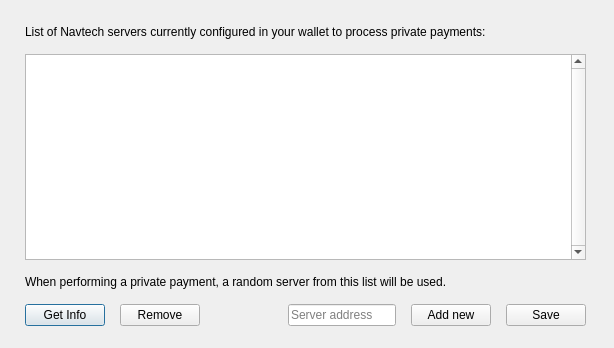
<?xml version="1.0" encoding="UTF-8"?>
<ui version="4.0">
 <class>softnodesetup</class>
 <widget class="QDialog" name="softnodesetup">
  <property name="geometry">
   <rect>
    <x>0</x>
    <y>0</y>
    <width>614</width>
    <height>348</height>
   </rect>
  </property>
  <property name="windowTitle">
   <string>Dialog</string>
  </property>
  <widget class="QWidget" name="verticalLayoutWidget">
   <property name="geometry">
    <rect>
     <x>10</x>
     <y>10</y>
     <width>591</width>
     <height>331</height>
    </rect>
   </property>
   <layout class="QVBoxLayout" name="verticalLayout">
    <property name="spacing">
     <number>15</number>
    </property>
    <property name="leftMargin">
     <number>15</number>
    </property>
    <property name="topMargin">
     <number>15</number>
    </property>
    <property name="rightMargin">
     <number>15</number>
    </property>
    <property name="bottomMargin">
     <number>15</number>
    </property>
    <item>
     <widget class="QLabel" name="topLabel">
      <property name="sizePolicy">
       <sizepolicy hsizetype="Preferred" vsizetype="Preferred">
        <horstretch>0</horstretch>
        <verstretch>0</verstretch>
       </sizepolicy>
      </property>
      <property name="minimumSize">
       <size>
        <width>0</width>
        <height>0</height>
       </size>
      </property>
      <property name="maximumSize">
       <size>
        <width>16777215</width>
        <height>16777215</height>
       </size>
      </property>
      <property name="text">
       <string>List of Navtech servers currently configured in your wallet to process private payments:</string>
      </property>
      <property name="wordWrap">
       <bool>true</bool>
      </property>
     </widget>
    </item>
    <item>
     <widget class="QListWidget" name="serversListWidget">
      <property name="verticalScrollBarPolicy">
       <enum>Qt::ScrollBarAlwaysOn</enum>
      </property>
      <property name="horizontalScrollBarPolicy">
       <enum>Qt::ScrollBarAlwaysOff</enum>
      </property>
      <property name="verticalScrollMode">
       <enum>QAbstractItemView::ScrollPerItem</enum>
      </property>
     </widget>
    </item>
    <item>
     <widget class="QLabel" name="label">
      <property name="text">
       <string>When performing a private payment, a random server from this list will be used.</string>
      </property>
     </widget>
    </item>
    <item>
     <layout class="QHBoxLayout" name="horizontalLayout">
      <item>
       <widget class="QPushButton" name="getInfoButton">
        <property name="text">
         <string>Get Info</string>
        </property>
       </widget>
      </item>
      <item>
       <widget class="QPushButton" name="removeButton">
        <property name="text">
         <string>Remove</string>
        </property>
       </widget>
      </item>
      <item>
       <spacer name="horizontalSpacer_2">
        <property name="orientation">
         <enum>Qt::Horizontal</enum>
        </property>
        <property name="sizeHint" stdset="0">
         <size>
          <width>40</width>
          <height>20</height>
         </size>
        </property>
       </spacer>
      </item>
      <item>
       <widget class="QLineEdit" name="addServerText">
        <property name="placeholderText">
         <string>Server address</string>
        </property>
       </widget>
      </item>
      <item>
       <widget class="QPushButton" name="addNewButton">
        <property name="text">
         <string>Add new</string>
        </property>
       </widget>
      </item>
      <item>
       <widget class="QPushButton" name="saveButton">
        <property name="text">
         <string>Save</string>
        </property>
       </widget>
      </item>
     </layout>
    </item>
   </layout>
  </widget>
 </widget>
 <resources/>
 <connections/>
</ui>
